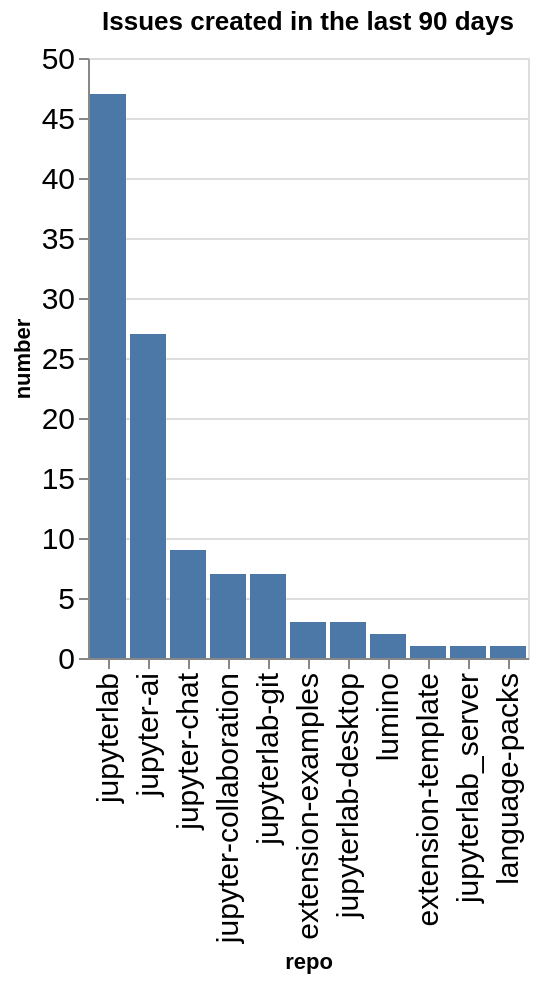

Write notebook code for a chart like this one.
### Code cell
created_counts = created.groupby(['org', 'repo']).count()['number'].reset_index()
created_counts['org/repo'] = created_counts.apply(lambda a: a['org'] + '/' + a['repo'], axis=1)
sorted_vals = created_counts.sort_values(['org', 'number'], ascending=False)['repo'].values
alt.Chart(data=created_counts, title=f"Issues created in the last {n_days} days").mark_bar().encode(
    x=alt.X('repo', sort=alt.Sort(sorted_vals.tolist())),
    y='number',
)

### Figure 1 — Vega-Lite specification as saved in the notebook (floating-point values rounded to 4 significant figures)
{"config": {"axisLeft": {"labelFontSize": 15}, "axisBottom": {"labelFontSize": 15}}, "data": {"name": "data-3ce3005075d3e588e315f6790dec743c"}, "mark": {"type": "bar"}, "encoding": {"x": {"field": "repo", "sort": ["jupyterlab", "jupyter-ai", "jupyter-chat", "jupyter-collaboration", "jupyterlab-git", "extension-examples", "jupyterlab-desktop", "lumino", "extension-template", "jupyterlab_server", "language-packs"], "type": "nominal"}, "y": {"field": "number", "type": "quantitative"}}, "title": "Issues created in the last 90 days", "$schema": "https://vega.github.io/schema/vega-lite/v5.20.1.json", "datasets": {"data-3ce3005075d3e588e315f6790dec743c": [{"org": "jupyterlab", "repo": "extension-examples", "number": 3, "org/repo": "jupyterlab/extension-examples"}, {"org": "jupyterlab", "repo": "extension-template", "number": 1, "org/repo": "jupyterlab/extension-template"}, {"org": "jupyterlab", "repo": "jupyter-ai", "number": 27, "org/repo": "jupyterlab/jupyter-ai"}, {"org": "jupyterlab", "repo": "jupyter-chat", "number": 9, "org/repo": "jupyterlab/jupyter-chat"}, {"org": "jupyterlab", "repo": "jupyter-collaboration", "number": 7, "org/repo": "jupyterlab/jupyter-collaboration"}, {"org": "jupyterlab", "repo": "jupyterlab", "number": 47, "org/repo": "jupyterlab/jupyterlab"}, {"org": "jupyterlab", "repo": "jupyterlab-desktop", "number": 3, "org/repo": "jupyterlab/jupyterlab-desktop"}, {"org": "jupyterlab", "repo": "jupyterlab-git", "number": 7, "org/repo": "jupyterlab/jupyterlab-git"}, {"org": "jupyterlab", "repo": "jupyterlab_server", "number": 1, "org/repo": "jupyterlab/jupyterlab_server"}, {"org": "jupyterlab", "repo": "language-packs", "number": 1, "org/repo": "jupyterlab/language-packs"}, {"org": "jupyterlab", "repo": "lumino", "number": 2, "org/repo": "jupyterlab/lumino"}]}}
